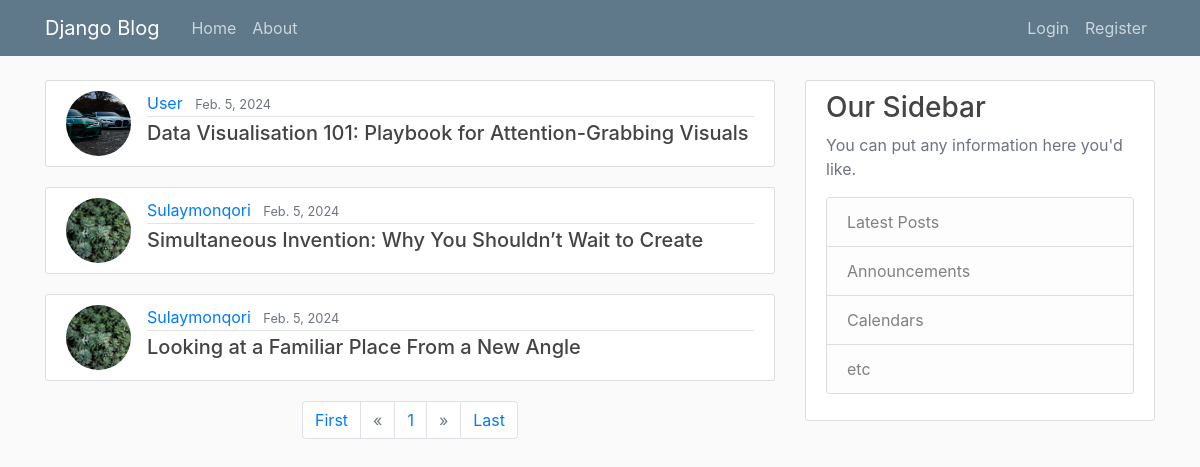
The app's page /, older data.
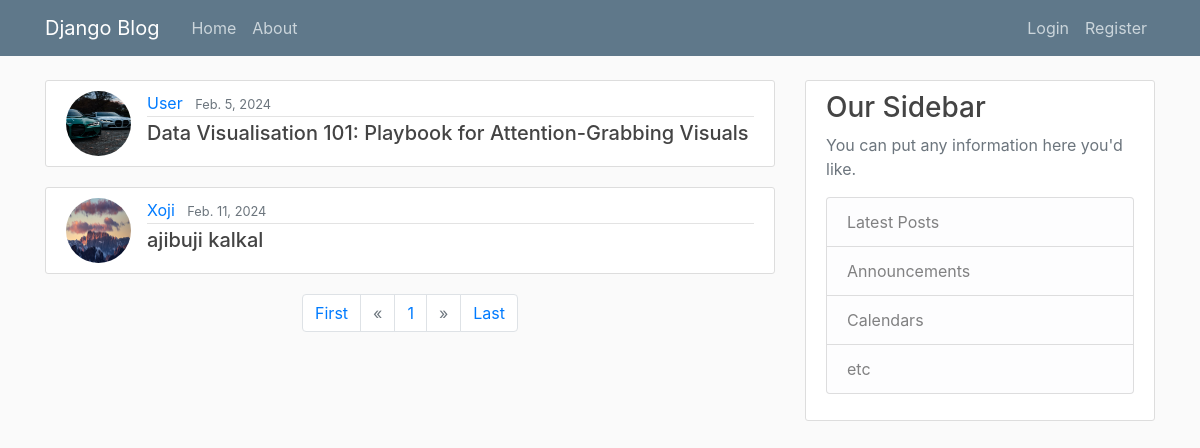
The same page, newer data.
### blog/models.py (models this page shows, shortened)
class AbstractModel(models.Model):
    created_at = models.DateTimeField(auto_now_add=True)
    updated_at = models.DateTimeField(auto_now=True)
    class Meta:
        abstract = True

class Post(AbstractModel):
    title = models.CharField(max_length=128)
    content = models.TextField()
    published = models.DateField()
    is_active = models.BooleanField(default=False)
    author = models.ForeignKey("blog.User", CASCADE, "posts")

class User(AbstractUser, AbstractModel):
    avatar = models.ImageField(upload_to=avatar_path, default='user_photos/default/default.jpg')

### blog/views.py (the view)
# urls.py: path('', HomePageView.as_view(), name="home_page"),
class HomePageView(View):
    def get(self, request):
        if request.user.is_authenticated:
            posts = Post.objects.exclude(author=request.user).filter(is_active=True).order_by('published')
        else:
            posts = Post.objects.all().filter(is_active=True).order_by('published')
        size = request.GET.get("size", 6)
        page = request.GET.get("page", 1)
        paginator = Paginator(posts, size)
        page_obj = paginator.get_page(page)
        return render(request, 'blog/home.html', {'page_obj': page_obj, "num_pages": paginator.num_pages})

### templates/blog/home.html
{% extends 'blog/base.html' %}
{% load static %}
{% block body %}
    <main role="main" class="container">
        <div class="row">
            <div class="col-md-8">
                {% for post in page_obj %}
                    <article class="media content-section">
                        <img class="rounded-circle article-img" src="{{ post.author.avatar.url }}" alt="">
                        <div class="media-body">
                            <div class="article-metadata">
                                <a class="mr-2"
                                   href="{% url 'blog:user_posts' post.author.username %}">{{ post.author.first_name }} {{ post.auhtor.last_name }}</a>
                                <small class="text-muted">{{ post.published }}</small>
                            </div>
                            <h5><a class="article-title"
                                   href="{% url 'blog:post_detail' post.id %}">{{ post.title }}</a></h5>
                        </div>
                    </article>
                {% endfor %}
                <nav aria-label="Page navigation example">
                    <ul class="pagination justify-content-center mb-5">
                        <li class="page-item"><a class="page-link" href="?page=1">First</a></li>
                        {% if page_obj.has_previous %}
                            <li class="page-item"><a class="page-link"
                                                     href="?page={{ page_obj.previous_page_number }}">&laquo;</a></li>
                        {% else %}
                            <li class="page-item disabled"><a class="page-link" href="">&laquo;</a>
                            </li>
                        {% endif %}
                        <li class="page-item"><a class="page-link" href="">{{ page_obj.number }}</a></li>
                        {% if page_obj.has_next %}
                            <li class="page-item"><a class="page-link" href="?page={{ page_obj.next_page_number }}">&raquo;</a>
                            </li>
                        {% else %}
                            <li class="page-item disabled"><a class="page-link" href="">&raquo;</a>
                            </li>
                        {% endif %}
                        <li class="page-item"><a class="page-link"
                                                 href="?page={{ page_obj.paginator.num_pages }}">Last</a>
                        </li>
                    </ul>
                </nav>
            </div>
            {% include 'blog/sidebar.html' %}
        </div>
    </main>
{% endblock %}

Row changes from the older to the newer data that the page shows:
removed Post: author.avatar (picture), author.first_name "Sulaymonqori", published "Feb. 5, 2024", title "Simultaneous Invention: Why You Shouldn’t Wait to Create"
removed Post: author.avatar (picture), author.first_name "Sulaymonqori", published "Feb. 5, 2024", title "Looking at a Familiar Place From a New Angle"
added Post: author.avatar (picture), author.first_name "Xoji", published "Feb. 11, 2024", title "ajibuji kalkal"
